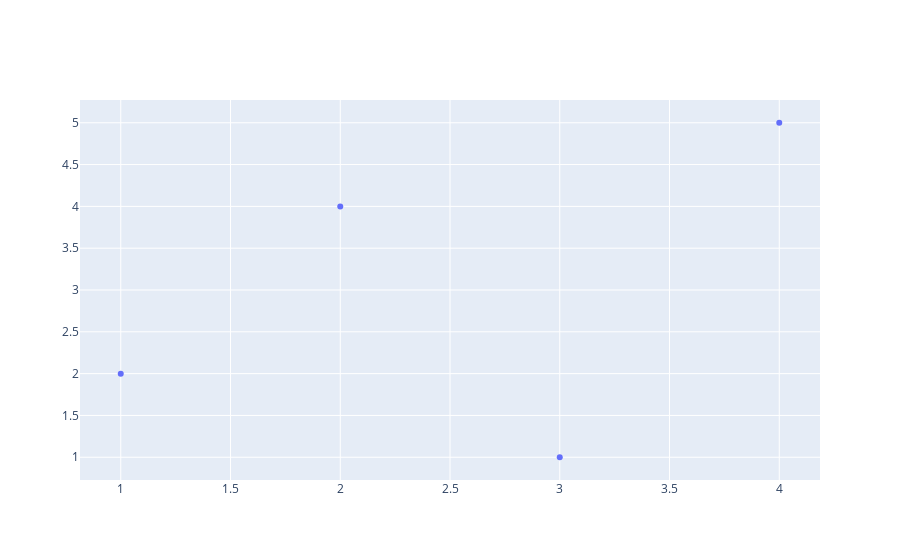

The cell this chart's notebook holds for it:
### Code cell
x=[1,2,3,4]
y=[2,4,1,5]

trace=go.Scatter(x=x,
                y=y,
                mode='markers',
                )

data=[trace]
offline.iplot(data)

### Figure 1 — Plotly figure (JSON) as saved in the notebook; plotly's stock layout.template omitted (floating-point values rounded to 4 significant figures)
{"data": [{"mode": "markers", "type": "scatter", "x": [1, 2, 3, 4], "y": [2, 4, 1, 5]}], "layout": {}}
